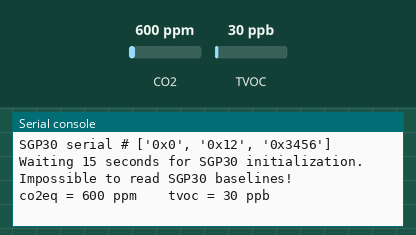
Recording of a program running on a simulated ESP32 board running MicroPython. On the bench: the last lines printed to the serial console. Inputs (shaded band) come from the test bench; at power-on: CO2 600 ppm, TVOC 30 ppb. Files that are not in the repository are absent; the clock reads 2024-03-15 10:24:30 at power-on unless the program sets it; library files of the repository ran but are not shown: adafruit_sgp30.py.

Above: at 16.2 s.
16.3 s: CO2 set to 452 ppm
20.0 s: TVOC set to 20 ppb
At 21.4 s:
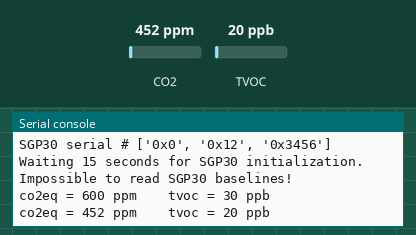
23.7 s: CO2 set to 1050 ppm
At 25.9 s:
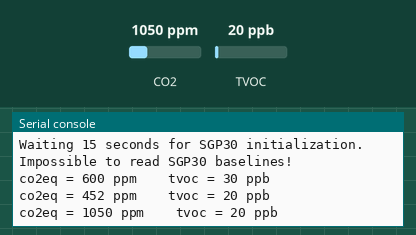
Timing chart, 0 to 27.4 s (numbered marks = the images above; inputs shaded):
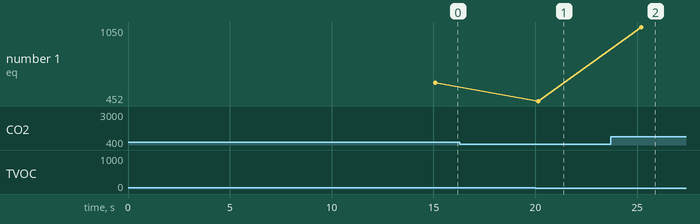

The program:

example.py
```python
"""
Example for using the SGP30 with MicroPython and the Adafruit library.

Uses instructions from "SGP30 Driver Integration (for Software I²C)" to handle
self-calibration of the sensor:
    - if no baseline found, wait 12h before storing baseline,
    - if baseline found, store baseline every hour.

Baseline is writen in co2eq_baseline.txt and tvoc_baseline.txt.

Note that if the sensor is shut down during more than one week, then baselines
must be manually deleted.
"""

import time
from machine import I2C, Pin
import adafruit_sgp30

# Initialize I2C bus
# i2c = I2C(0, I2C.MASTER)
# i2c.init(I2C.MASTER, baudrate=100000)

i2c = I2C(0)
i2c = I2C(1, scl=Pin(5), sda=Pin(4), freq=100000)

# Create library object on our I2C port
sgp30 = adafruit_sgp30.Adafruit_SGP30(i2c)

print("SGP30 serial #", [hex(i) for i in sgp30.serial])

# Initialize SGP-30 internal drift compensation algorithm.
sgp30.iaq_init()
# Wait 15 seconds for the SGP30 to properly initialize
print("Waiting 15 seconds for SGP30 initialization.")
time.sleep(15)
# Retrieve previously stored baselines, if any (helps the compensation algorithm).
has_baseline = False
try:
    f_co2 = open('co2eq_baseline.txt', 'r')
    f_tvoc = open('tvoc_baseline.txt', 'r')

    co2_baseline = int(f_co2.read())
    tvoc_baseline = int(f_tvoc.read())
    # Use them to calibrate the sensor
    sgp30.set_iaq_baseline(co2_baseline, tvoc_baseline)

    f_co2.close()
    f_tvoc.close()

    has_baseline = True
except:
    print('Impossible to read SGP30 baselines!')

# Store the time at which last baseline has been saved
baseline_time = time.time()

while True:
    co2eq, tvoc = sgp30.iaq_measure()
    print('co2eq = ' + str(co2eq) + ' ppm \t tvoc = ' + str(tvoc) + ' ppb')

    # Baselines should be saved after 12 hour the first timen then every hour,
    # according to the doc.
    if (has_baseline and (time.time() - baseline_time >= 3600)) \
            or ((not has_baseline) and (time.time() - baseline_time >= 43200)):

        print('Saving baseline!')
        baseline_time = time.time()

        try:
            f_co2 = open('co2eq_baseline.txt', 'w')
            f_tvoc = open('tvoc_baseline.txt', 'w')

            bl_co2, bl_tvoc = sgp30.get_iaq_baseline()
            f_co2.write(str(bl_co2))
            f_tvoc.write(str(bl_tvoc))

            f_co2.close()
            f_tvoc.close()

            has_baseline = True
        except:
            print('Impossible to write SGP30 baselines!')

    # A measurement should be done every 60 seconds, according to the doc.
    time.sleep(5)
```

Measured:
- after the input at 20.0 s, the serial console: prints a new line after 0.15 s (image 1)
- after the input at 23.7 s, the serial console: prints a new line after 1.5 s (image 2)
- plotted number 1: 452 → 1050 after the input at 23.7 s
